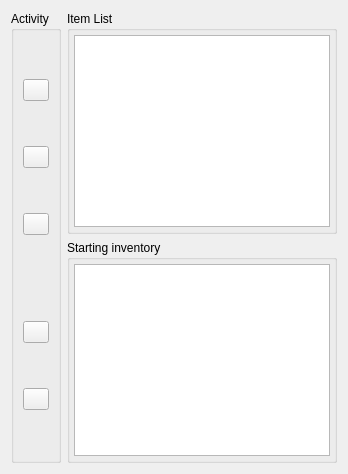
                 <widget class="QWidget" name="tabstartinventory">
                  <attribute name="title">
                   <string>InventoryItems</string>
                  </attribute>
                  <layout class="QGridLayout" name="gridLayout_7">
                   <item row="0" column="1">
                    <widget class="QGroupBox" name="groupBox_worldmaps_tplist_3">
                     <property name="title">
                      <string>Item List</string>
                     </property>
                     <layout class="QHBoxLayout" name="horizontalLayout_21">
                      <property name="margin">
                       <number>4</number>
                      </property>
                      <item>
                       <widget class="QTableView" name="tableView_ItemList">
                        <property name="selectionMode">
                         <enum>QAbstractItemView::SingleSelection</enum>
                        </property>
                        <property name="selectionBehavior">
                         <enum>QAbstractItemView::SelectRows</enum>
                        </property>
                       </widget>
                      </item>
                     </layout>
                    </widget>
                   </item>
                   <item row="1" column="1">
                    <widget class="QGroupBox" name="groupBox_worldmaps_tplist_4">
                     <property name="title">
                      <string>Starting inventory</string>
                     </property>
                     <layout class="QHBoxLayout" name="horizontalLayout_23">
                      <property name="margin">
                       <number>4</number>
                      </property>
                      <item>
                       <widget class="QTableView" name="tableView_ItemList_starting">
                        <property name="selectionMode">
                         <enum>QAbstractItemView::SingleSelection</enum>
                        </property>
                        <property name="selectionBehavior">
                         <enum>QAbstractItemView::SelectRows</enum>
                        </property>
                       </widget>
                      </item>
                     </layout>
                    </widget>
                   </item>
                   <item row="0" column="0" rowspan="2">
                    <widget class="QGroupBox" name="groupBox_worldmap_tpaction_3">
                     <property name="maximumSize">
                      <size>
                       <width>50</width>
                       <height>16777215</height>
                      </size>
                     </property>
                     <property name="title">
                      <string>Activity</string>
                     </property>
                     <layout class="QVBoxLayout" name="verticalLayout_11">
                      <item>
                       <widget class="QPushButton" name="pushButton_additem">
                        <property name="toolTip">
                         <string>Add Teleport</string>
                        </property>
                        <property name="text">
                         <string/>
                        </property>
                        <property name="icon">
                         <iconset resource="editor.qrc">
                          <normaloff>:/Editor/Resources/icons/PNG/onebit_31.png</normaloff>:/Editor/Resources/icons/PNG/onebit_31.png</iconset>
                        </property>
                        <property name="iconSize">
                         <size>
                          <width>20</width>
                          <height>20</height>
                         </size>
                        </property>
                        <property name="flat">
                         <bool>false</bool>
                        </property>
                       </widget>
                      </item>
                      <item>
                       <widget class="QPushButton" name="pushButton_removeitem">
                        <property name="toolTip">
                         <string>Remove selected teleport</string>
                        </property>
                        <property name="text">
                         <string/>
                        </property>
                        <property name="icon">
                         <iconset resource="editor.qrc">
                          <normaloff>:/Editor/Resources/icons/PNG/onebit_32.png</normaloff>:/Editor/Resources/icons/PNG/onebit_32.png</iconset>
                        </property>
                        <property name="iconSize">
                         <size>
                          <width>20</width>
                          <height>20</height>
                         </size>
                        </property>
                       </widget>
                      </item>
                      <item>
                       <widget class="QPushButton" name="pushButton_selectitem">
                        <property name="toolTip">
                         <string>Teleport to selected</string>
                        </property>
                        <property name="text">
                         <string/>
                        </property>
                        <property name="icon">
                         <iconset resource="editor.qrc">
                          <normaloff>:/Editor/Resources/icons/PNG/onebit_27.png</normaloff>:/Editor/Resources/icons/PNG/onebit_27.png</iconset>
                        </property>
                        <property name="iconSize">
                         <size>
                          <width>20</width>
                          <height>20</height>
                         </size>
                        </property>
                       </widget>
                      </item>
                      <item>
                       <spacer name="verticalSpacer_13">
                        <property name="orientation">
                         <enum>Qt::Vertical</enum>
                        </property>
                        <property name="sizeType">
                         <enum>QSizePolicy::Minimum</enum>
                        </property>
                        <property name="sizeHint" stdset="0">
                         <size>
                          <width>20</width>
                          <height>41</height>
                         </size>
                        </property>
                       </spacer>
                      </item>
                      <item>
                       <widget class="QPushButton" name="pushButton_additem_2">
                        <property name="toolTip">
                         <string>Add Teleport</string>
                        </property>
                        <property name="text">
                         <string/>
                        </property>
                        <property name="icon">
                         <iconset resource="editor.qrc">
                          <normaloff>:/Editor/Resources/icons/PNG/onebit_31.png</normaloff>:/Editor/Resources/icons/PNG/onebit_31.png</iconset>
                        </property>
                        <property name="iconSize">
                         <size>
                          <width>20</width>
                          <height>20</height>
                         </size>
                        </property>
                        <property name="flat">
                         <bool>false</bool>
                        </property>
                       </widget>
                      </item>
                      <item>
                       <widget class="QPushButton" name="pushButton_removeitem_2">
                        <property name="toolTip">
                         <string>Remove selected teleport</string>
                        </property>
                        <property name="text">
                         <string/>
                        </property>
                        <property name="icon">
                         <iconset resource="editor.qrc">
                          <normaloff>:/Editor/Resources/icons/PNG/onebit_32.png</normaloff>:/Editor/Resources/icons/PNG/onebit_32.png</iconset>
                        </property>
                        <property name="iconSize">
                         <size>
                          <width>20</width>
                          <height>20</height>
                         </size>
                        </property>
                       </widget>
                      </item>
                     </layout>
                    </widget>
                   </item>
                  </layout>
                 </widget>
